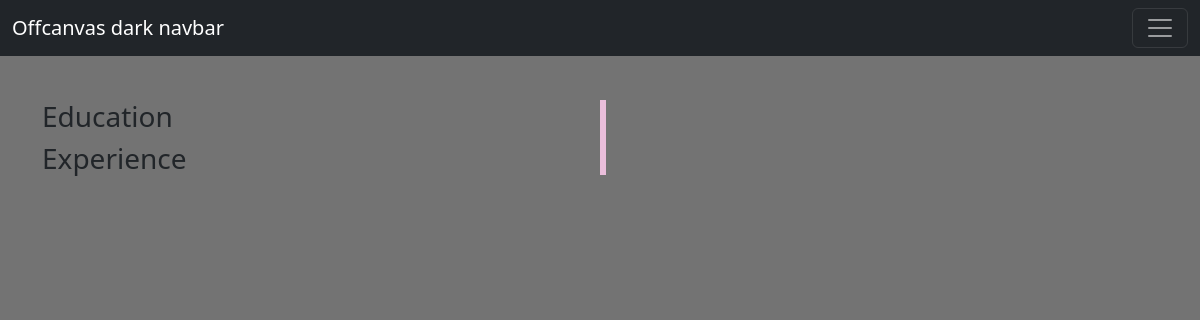
The app's page /timeline/, older data.
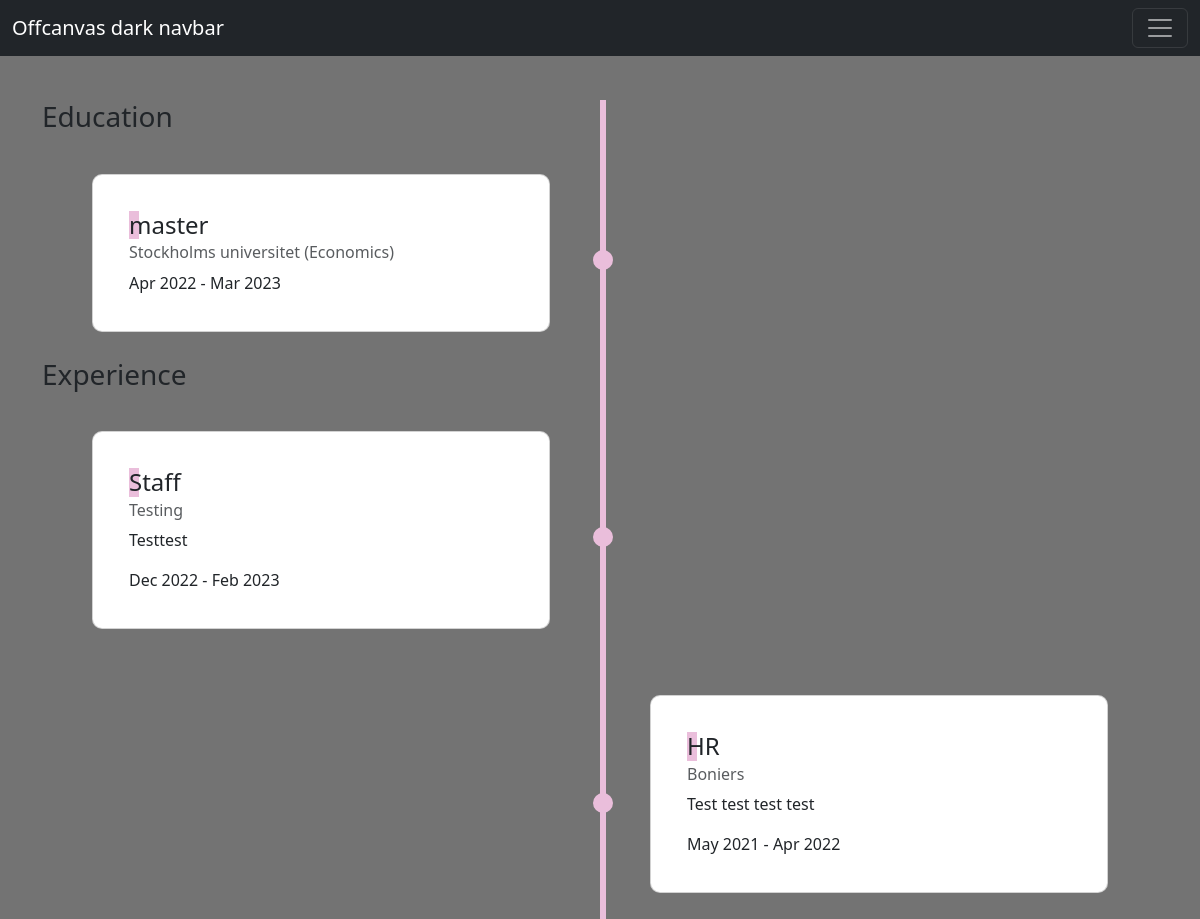
The same page, newer data.
### portfolio/models.py (models this page shows)
class Education(models.Model):
    institution = models.CharField(max_length=100)
    degree = models.CharField(max_length=100)
    major = models.CharField(max_length=100)
    start_date = models.DateField()
    end_date = models.DateField()

class Experience(models.Model):
    company = models.CharField(max_length=100)
    position = models.CharField(max_length=100)
    start_date = models.DateField()
    end_date = models.DateField()
    description = models.TextField()

### portfolio/views.py (the view)
# urls.py: path('timeline/', TimelineView.as_view(), name='timeline'),
class TimelineView(TemplateView):
    template_name = 'portfolio/timeline.html'
    def get_context_data(self, **kwargs):
        context = super().get_context_data(**kwargs)
        context['education'] = Education.objects.order_by('-start_date')
        context['experience'] = Experience.objects.order_by('-start_date')
        return context

### templates/portfolio/timeline.html (shortened to what this page needs)
{% extends "portfolio/base.html" %}
{% load static %}
{% block content %}
<div class="container">
  <div class="row">
    <div class="col-md-12">
      <div class="timeline">
        <h3>Education</h3>
        {% for e in education %}
        <div class="col-sm-6 col-lg-4 content education {% if forloop.counter|divisibleby:2 %}right{% else %}left{% endif %}">
          <div class="card card-smal mb-3">
            <div class="card-body">
              <h4 class="highlight card-title">{{ e.degree }}</h4>
              <h6 class="card-subtitle mb-2 text-muted">{{ e.institution }} ({{ e.major }})</h6>
              <p class="card-text">{{ e.start_date|date:"M Y" }} - {% if e.end_date %}{{ e.end_date|date:"M Y" }}{% else %}Present{% endif %}</p>
            </div>
          </div>
          <span class="point point-right-sm {% if forloop.counter|divisibleby:2 %}point-left{% else %}point-right{% endif %}"></span>
        </div>
        {% endfor %}
        <h3>Experience</h3>
        {% for ex in experience %}
        <div class="col-sm-6 col-lg-4 content experience {% if forloop.counter|divisibleby:2 %}right{% else %}left{% endif %}">
          <div class="card card-smal mb-3">
            <div class="card-body">
              <h4 class="highlight card-title">{{ ex.position }}</h4>
              <h6 class="card-subtitle mb-2 text-muted">{{ ex.company }}</h6>
              <p class="card-text">{{ ex.description }}</p>
              <p class="card-text">{{ ex.start_date|date:"M Y" }} - {% if ex.end_date %}{{ ex.end_date|date:"M Y" }}{% else %}Present{% endif %}</p>
            </div>
          </div>
          <span class="point point-right-sm {% if forloop.counter|divisibleby:2 %}point-left{% else %}point-right{% endif %}"></span>
        </div>
        {% endfor %}
      </div>
    </div>
  </div>
</div>
{% endblock %}

### templates/portfolio/base.html (shortened to what this page needs)
{% load static %}
<!DOCTYPE html>
<html lang="en">
<head>
    <link href="https://cdn.jsdelivr.net/npm/bootstrap@5.3.0-alpha1/dist/css/bootstrap.min.css" rel="stylesheet">
    <link rel="stylesheet" type="text/css" href="{% static 'css/style.css' %}">
</head>
<body>
    {% include 'include/navbar.html' %}
    <div class="main-content">
    {% block content %}
    {% endblock %}
</body>
</html>

### templates/include/navbar.html (shortened to what this page needs)
<nav class="navbar navbar-dark bg-dark fixed-top">
  <div class="container-fluid">
    <a class="navbar-brand" href="#">Offcanvas dark navbar</a>
    <button class="navbar-toggler" type="button" data-bs-toggle="offcanvas" data-bs-target="#offcanvasDarkNavbar" aria-controls="offcanvasDarkNavbar">
      <span class="navbar-toggler-icon"></span>
    </button>
  </div>
</nav>

### static/css/style.css (style rules this page uses)
.main-content { margin-top: 70px; }
body { background-color: #737373; }
.navbar { background-color: #030303; }
.card { padding: 20px 20px; position: relative; border-radius: 10px; }
.content { position: relative; margin-top: 30px; width: 50%; padding: 10px 50px; left: 0; opacity: 0; transition: opacity 0.5s ease-in-out; }
.content.visible { opacity: 1; }
.timeline { position: relative; margin-top: 30px; }
.timeline:after { content: ''; position: absolute; width: 6px; height: 100%; background: #eabedb; top: 0; left: 50%; }
.point { height: 0; width: 0; position: absolute; top: 28px; border: 10px solid #eabedb; border-radius: 50%; right: -13px; }
.point-left { position: absolute; left: -7px; top: 50%; transform: translateY(-45%); }
.point-right { position: absolute; right: -13px; top: 50%; transform: translateY(-55%); }
.visible { opacity: 1; }
.highlight { display: inline-block; background-image: linear-gradient(#eabedb, #eabedb); background-repeat: no-repeat; background-size: 10px 100%; background-position: 0 0; transition: background-size 0.5s, background-position 0.3s 0.5s; }
.timeline .content.visible:nth-of-type(even) { transform: translateX(0); }
.timeline .content.visible:nth-of-type(odd) { transform: translateX(100%); }

Row changes from the older to the newer data that the page shows:
added Education: degree "master", institution "Stockholms universitet", major "Economics", start_date "Apr 2022", end_date "Mar 2023"
added Experience: position "Staff", company "Testing", description "Testtest", start_date "Dec 2022", end_date "Feb 2023"
added Experience: position "HR", company "Boniers", description "Test test test test", start_date "May 2021", end_date "Apr 2022"
